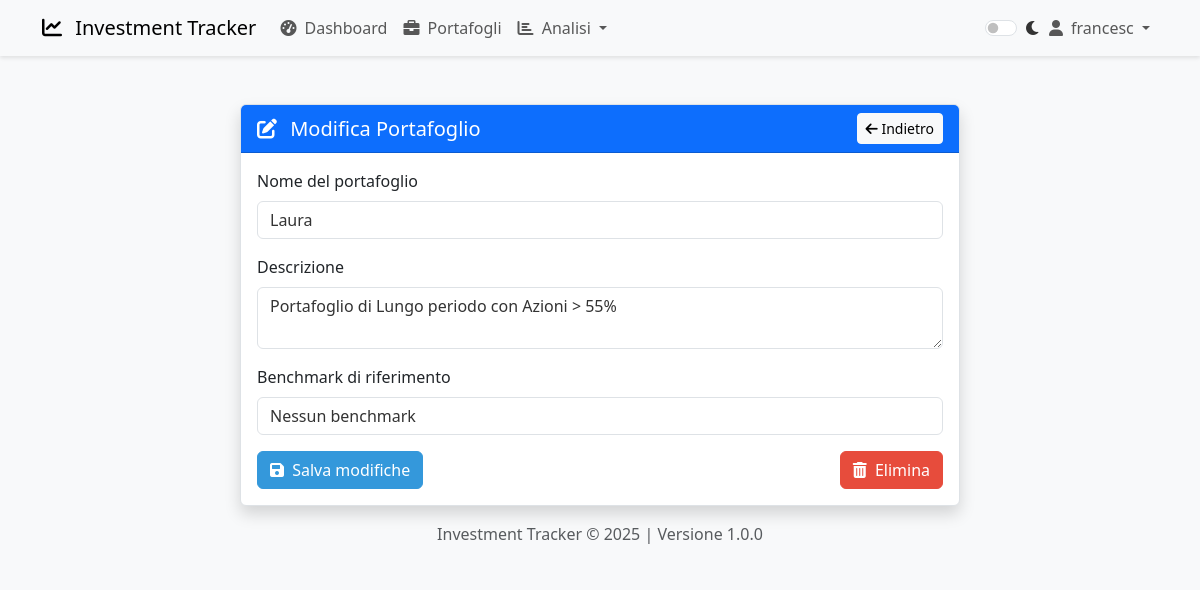
The app's page /portfolio/edit/c6d828f4-02c2-40e8-8b30-dc0dc451b9be (signed in) with its own data.
### app/models/user.py (models this page shows, shortened)
class User(UserMixin, db.Model):
    __tablename__ = 'users'
    id = db.Column(db.String(36), primary_key=True, default=lambda: str(uuid.uuid4()))
    email = db.Column(db.String(120), index=True, unique=True, nullable=False)
    username = db.Column(db.String(64), index=True, unique=True, nullable=False)
    password_hash = db.Column(db.String(128))
    is_admin = db.Column(db.Boolean, default=False)
    created_at = db.Column(db.DateTime, default=datetime.utcnow)
    updated_at = db.Column(db.DateTime, default=datetime.utcnow, onupdate=datetime.utcnow)
    portfolios = db.relationship('Portfolio', backref='user', lazy='dynamic', cascade='all, delete-orphan')
    @property
    def password(self):
        """La password non è leggibile"""
        raise AttributeError('password is not a readable attribute')

### app/models/portfolio.py (models this page shows, shortened)
class Portfolio(db.Model):
    __tablename__ = 'portfolios'
    id = db.Column(db.String(36), primary_key=True, default=lambda: str(uuid.uuid4()))
    name = db.Column(db.String(100), nullable=False)
    description = db.Column(db.Text)
    benchmark = db.Column(db.String(20))  # Ticker del benchmark di riferimento
    created_at = db.Column(db.DateTime, default=datetime.utcnow)
    updated_at = db.Column(db.DateTime, default=datetime.utcnow, onupdate=datetime.utcnow)
    user_id = db.Column(db.String(36), db.ForeignKey('users.id'), nullable=False)
    assets = db.relationship('Asset', backref='portfolio', lazy='dynamic', cascade='all, delete-orphan')

### app/routes/portfolio.py (the view, shortened to what this page needs)
@portfolio.route('/edit/<id>', methods=['GET', 'POST'])
@login_required
def edit(id):
    portfolio_obj = Portfolio.query.get_or_404(id)
    if portfolio_obj.user_id != current_user.id:
        flash('Non sei autorizzato a modificare questo portafoglio')
        return redirect(url_for('portfolio.list'))
    form = PortfolioForm(obj=portfolio_obj)
    return render_template('portfolio/edit.html',
                          title='Modifica Portafoglio',
                          form=form,
                          portfolio=portfolio_obj)

### app/forms/portfolio.py
class PortfolioForm(FlaskForm):
    name = StringField('Nome del portafoglio', validators=[DataRequired(), Length(max=100)])
    description = TextAreaField('Descrizione', validators=[Optional(), Length(max=500)])
    benchmark = SelectField('Benchmark di riferimento', choices=[
        ('', 'Nessun benchmark'),
        ('^GSPC', 'S&P 500'),
        ('^IXIC', 'NASDAQ Composite'),
        ('^DJI', 'Dow Jones Industrial Average'),
        ('^STOXX50E', 'EURO STOXX 50'),
        ('^FTSE', 'FTSE 100'),
        ('^N225', 'Nikkei 225'),
        ('VWCE.MI', 'Vanguard FTSE All-World UCITS ETF'),
        ('CSSPX.MI', 'iShares Core S&P 500 UCITS ETF'),
        ('SWDA.MI', 'iShares Core MSCI World UCITS ETF'),
        ('IWDA.AS', 'iShares Core MSCI World UCITS ETF')
    ], validators=[Optional()])
    submit = SubmitField('Salva')

### app/models/user.py (called while the page is built)
@login_manager.user_loader
def load_user(user_id):
    return User.query.get(str(user_id))

### app/templates/portfolio/edit.html (shortened to what this page needs)
{% extends "base.html" %}
{% block content %}
<div class="container mt-5">
    <div class="row">
        <div class="col-md-8 offset-md-2">
            <div class="card shadow">
                <div class="card-header bg-primary text-white d-flex justify-content-between align-items-center">
                    <h5 class="mb-0"><i class="fas fa-edit me-2"></i> Modifica Portafoglio</h5>
                    <a href="{{ url_for('portfolio.view', id=portfolio.id) }}" class="btn btn-light btn-sm">
                        <i class="fas fa-arrow-left"></i> Indietro
                    </a>
                </div>
                <div class="card-body">
                    <form method="POST">
                        <div class="mb-3">
                            {{ form.name.label(class="form-label") }}
                            {{ form.name(class="form-control") }}
                        </div>
                        <div class="mb-3">
                            {{ form.description.label(class="form-label") }}
                            {{ form.description(class="form-control") }}
                        </div>
                        <div class="mb-3">
                            {{ form.benchmark.label(class="form-label") }}
                            {{ form.benchmark(class="form-control") }}
                        </div>
                        <div class="d-flex justify-content-between">
                            <button type="submit" class="btn btn-primary">
                                <i class="fas fa-save me-1"></i> Salva modifiche
                            </button>
                            <form method="POST" action="{{ url_for('portfolio.delete', id=portfolio.id) }}" onsubmit="return confirm('Sei sicuro di voler eliminare questo portafoglio?');">
                                <button type="submit" class="btn btn-danger">
                                    <i class="fas fa-trash-alt me-1"></i> Elimina
                                </button>
                            </form>
                        </div>
                    </form>
                </div>
            </div>
        </div>
    </div>
</div>
{% endblock %}

### app/templates/navbar.html (shortened to what this page needs)
<nav class="navbar navbar-expand-lg navbar-light bg-light">
    <div class="container">
        <a class="navbar-brand" href="{{ url_for('main.index') }}">
            <i class="fas fa-chart-line me-2"></i>
            Investment Tracker
        </a>
        <div class="collapse navbar-collapse" id="navbarNav">
            <ul class="navbar-nav me-auto">
                {% if current_user.is_authenticated %}
                    <li class="nav-item">
                        <a class="nav-link" href="{{ url_for('main.dashboard') }}">
                            <i class="fas fa-tachometer-alt me-1"></i> Dashboard
                        </a>
                    </li>
                    <li class="nav-item">
                        <a class="nav-link" href="{{ url_for('portfolio.list') }}">
                            <i class="fas fa-briefcase me-1"></i> Portafogli
                        </a>
                    </li>
                    <li class="nav-item dropdown">
                        <a class="nav-link dropdown-toggle" href="#" id="analysisDropdown" role="button" data-bs-toggle="dropdown" aria-expanded="false">
                            <i class="fas fa-chart-bar me-1"></i> Analisi
                        </a>
                    </li>
                {% endif %}
            </ul>
            <ul class="navbar-nav">
                <li class="nav-item">
                    <div class="form-check form-switch mt-2">
                        <input class="form-check-input" type="checkbox" id="darkModeToggle">
                        <label class="form-check-label" for="darkModeToggle">
                            <i class="fas fa-moon"></i>
                        </label>
                    </div>
                </li>
                {% if current_user.is_authenticated %}
                    <li class="nav-item dropdown">
                        <a class="nav-link dropdown-toggle" href="#" id="userDropdown" role="button" data-bs-toggle="dropdown" aria-expanded="false">
                            <i class="fas fa-user me-1"></i> {{ current_user.username }}
                        </a>
                    </li>
                {% endif %}
            </ul>
        </div>
    </div>
</nav>

### app/static/css/styles.css (style rules this page uses)
:root { --primary-color: #3498db; --secondary-color: #2ecc71; --accent-color: #f39c12; --danger-color: #e74c3c; --text-color: #333; --bg-color: #f8f9fa; --card-bg: #fff; --border-color: #dee2e6; --input-bg: #fff; }
body { color: var(--text-color); background-color: var(--bg-color); transition: background-color 0.3s, color 0.3s; }
.card { background-color: var(--card-bg); border-color: var(--border-color); box-shadow: 0 4px 6px rgba(0, 0, 0, 0.1); transition: transform 0.3s, box-shadow 0.3s; }
.btn-primary { background-color: var(--primary-color); border-color: var(--primary-color); }
.btn-danger { background-color: var(--danger-color); border-color: var(--danger-color); }
.form-control { background-color: var(--input-bg); color: var(--text-color); border-color: var(--border-color); }
.navbar { box-shadow: 0 2px 4px rgba(0, 0, 0, 0.1); }

### records on screen
User: username "francesc"
Portfolio: name "Laura", description "Portafoglio di Lungo periodo con Azioni > 55%", benchmark "Nessun benchmark"
